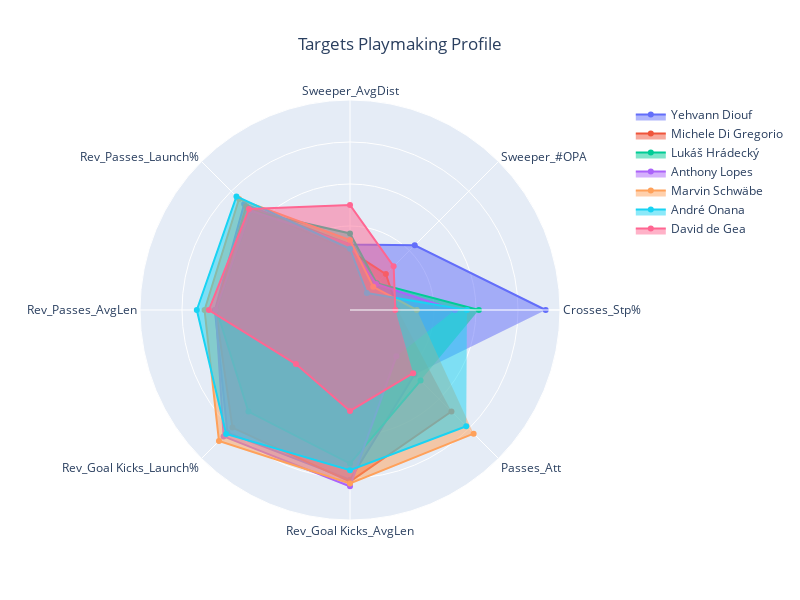

This figure's notebook cell:
### Code cell
second_targets_dict = {player: utils.generate_stats(df_ms, player, final_metrics) for player in second_best_cluster_targets}
second_targets_dict.update({'David de Gea':utils.generate_stats(df_ms, 'David de Gea', final_metrics)})

fig = utils.plot_radar(player_dict=second_targets_dict, categories=final_metrics, title='Targets Playmaking Profile', value='Statistics')

### Figure 1 — Plotly figure (JSON) as saved in the notebook; plotly's stock layout.template omitted (floating-point values rounded to 4 significant figures)
{"data": [{"fill": "toself", "name": "Yehvann Diouf", "r": [0.9318, 0.436, 0.3125, 0.7131, 0.6434, 0.8258, 0.8081, 0.4344], "theta": ["Crosses_Stp%", "Sweeper_#OPA", "Sweeper_AvgDist", "Rev_Passes_Launch%", "Rev_Passes_AvgLen", "Rev_Goal Kicks_Launch%", "Rev_Goal Kicks_AvgLen", "Passes_Att"], "type": "scatterpolar"}, {"fill": "toself", "name": "Michele Di Gregorio", "r": [0.2273, 0.2417, 0.2812, 0.6993, 0.6393, 0.7918, 0.8172, 0.6833], "theta": ["Crosses_Stp%", "Sweeper_#OPA", "Sweeper_AvgDist", "Rev_Passes_Launch%", "Rev_Passes_AvgLen", "Rev_Goal Kicks_Launch%", "Rev_Goal Kicks_AvgLen", "Passes_Att"], "type": "scatterpolar"}, {"fill": "toself", "name": "Lukáš Hrádecký", "r": [0.6136, 0.1801, 0.3646, 0.6667, 0.6352, 0.6841, 0.7314, 0.4751], "theta": ["Crosses_Stp%", "Sweeper_#OPA", "Sweeper_AvgDist", "Rev_Passes_Launch%", "Rev_Passes_AvgLen", "Rev_Goal Kicks_Launch%", "Rev_Goal Kicks_AvgLen", "Passes_Att"], "type": "scatterpolar"}, {"fill": "toself", "name": "Anthony Lopes", "r": [0.5, 0.1754, 0.3125, 0.6701, 0.6393, 0.8513, 0.8397, 0.3122], "theta": ["Crosses_Stp%", "Sweeper_#OPA", "Sweeper_AvgDist", "Rev_Passes_Launch%", "Rev_Passes_AvgLen", "Rev_Goal Kicks_Launch%", "Rev_Goal Kicks_AvgLen", "Passes_Att"], "type": "scatterpolar"}, {"fill": "toself", "name": "Marvin Schwäbe", "r": [0.3182, 0.1564, 0.3333, 0.7474, 0.6926, 0.8824, 0.8262, 0.8326], "theta": ["Crosses_Stp%", "Sweeper_#OPA", "Sweeper_AvgDist", "Rev_Passes_Launch%", "Rev_Passes_AvgLen", "Rev_Goal Kicks_Launch%", "Rev_Goal Kicks_AvgLen", "Passes_Att"], "type": "scatterpolar"}, {"fill": "toself", "name": "André Onana", "r": [0.5568, 0.1137, 0.2917, 0.7646, 0.7295, 0.8343, 0.763, 0.7828], "theta": ["Crosses_Stp%", "Sweeper_#OPA", "Sweeper_AvgDist", "Rev_Passes_Launch%", "Rev_Passes_AvgLen", "Rev_Goal Kicks_Launch%", "Rev_Goal Kicks_AvgLen", "Passes_Att"], "type": "scatterpolar"}, {"fill": "toself", "name": "David de Gea", "r": [0.2159, 0.2938, 0.5, 0.6804, 0.6721, 0.364, 0.4808, 0.4253], "theta": ["Crosses_Stp%", "Sweeper_#OPA", "Sweeper_AvgDist", "Rev_Passes_Launch%", "Rev_Passes_AvgLen", "Rev_Goal Kicks_Launch%", "Rev_Goal Kicks_AvgLen", "Passes_Att"], "type": "scatterpolar"}], "layout": {"height": 600, "polar": {"radialaxis": {"range": [0, 1], "showticklabels": false, "visible": true}}, "showlegend": true, "title": {"text": "Targets Playmaking Profile", "x": 0.5}, "width": 800}}
